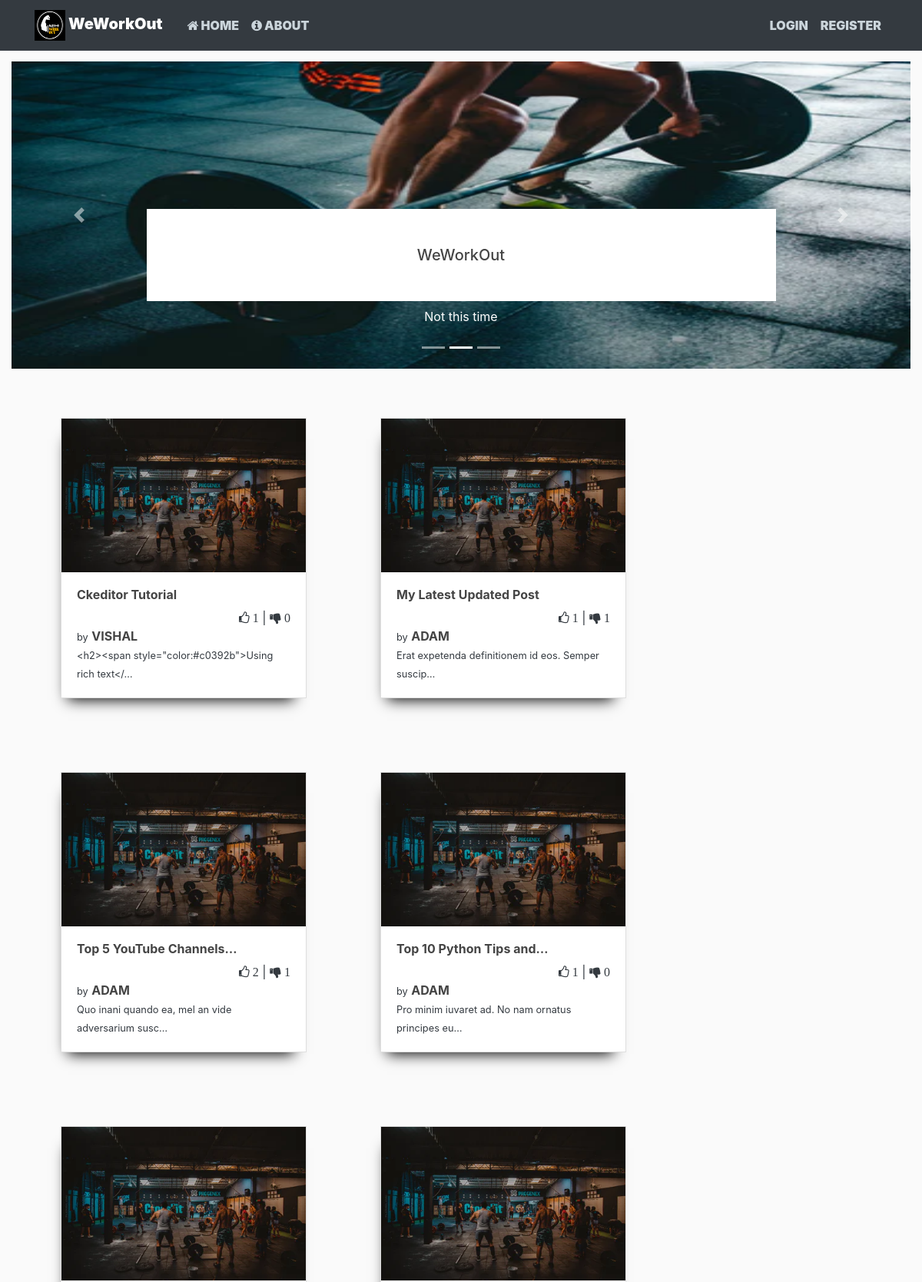
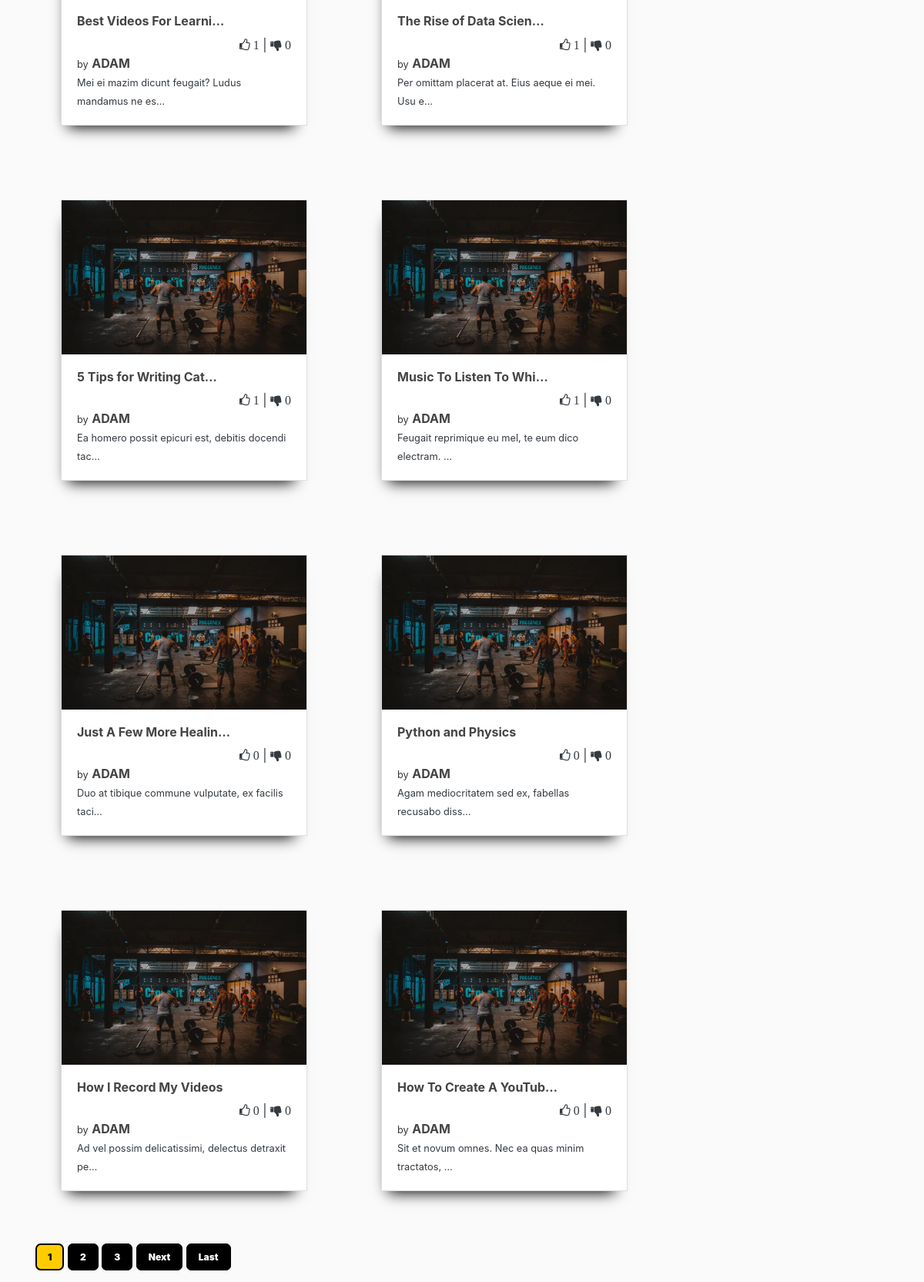
The page / (upper part) on the database its author committed (2 pictures, top to bottom).
### blog/models.py (models this page shows, shortened)
class Post(models.Model):
	author = models.ForeignKey(User, on_delete=models.CASCADE)
	title = models.CharField(max_length=100)
	content = RichTextField()
	date_posted = models.DateTimeField(default=timezone.now)
	last_edit = models.DateTimeField(auto_now=True)
	likes = models.IntegerField(default=0)
	dislikes = models.IntegerField(default=0)

### blog/views.py (the view)
# urls.py: path('', PostListView.as_view(), name='blog-home'),
class PostListView(ListView):
    model = Post
    template_name = 'blog/home.html'  # <app>/<model>_<viewtype>.html
    context_object_name = 'posts'
    ordering = ['-date_posted']
    paginate_by = 12

### blog/templates/blog/home.html (shortened to what this page needs)
{% extends "blog/base.html" %}
{% load static %}
{% block content %}
<div class="container-fluid mx-3">
	<div class="row">
    {% for post in posts %}
      <div class="card m-5 rounded-0 card_shadow "
        style="width: 20rem; ">
        <img style="height:200px" src="{% static 'blog/carousel_img/3.webp' %}" class="card-img-top rounded-0" alt="...">
        <div class="card-body">
          <h6><b><a class="article-title" href="{% url 'post-detail' post.id %}">
            {{ post.title | truncatechars:23 }}
          </a></b></h6>
          <div style="text-align:right;">
            <i class="fa fa-thumbs-o-up"> {{post.likes}} </i> |
            <i class="fa fa-thumbs-down"> {{post.dislikes}} </i>
          </div>
          <small>by</small>
          <b><a class="article-title" href="{% url 'user-posts' post.author.username %}">
            {{ post.author|upper }}
          </a></b>
          <br>
          <small class="card-text" style="font:8;">
            {{ post.content | truncatechars:50}}
          </small>
        </div>
      </div>
    {% endfor %}
   	</div>
    <div class="my-4">
    {% if is_paginated %}
      {% for num in page_obj.paginator.page_range %}
        {% if page_obj.number == num %}
          <a class="btn_all btn_pagi_outline nounderline mb-4" href="?page={{ num }}">{{ num }}</a>
        {% elif num > page_obj.number|add:'-3' and num < page_obj.number|add:'3' %}
          <a class="btn_all btn_pagi nounderline mb-4" href="?page={{ num }}">{{ num }}</a>
        {% endif %}
      {% endfor %}
      {% if page_obj.has_next %}
        <a class="btn_all btn_pagi nounderline mb-4" href="?page={{ page_obj.next_page_number }}">Next</a>
        <a class="btn_all btn_pagi nounderline mb-4" href="?page={{ page_obj.paginator.num_pages }}">Last</a>
      {% endif %}
    {% endif %}
    </div>
</div>
{% endblock content %}

### blog/static/blog/main.css (style rules this page uses)
body { background: #fafafa; color: #333333; margin-top: 5rem; }
h1, h2, h3, h4, h5, h6 { color: #444444; }
.article-title { color: #444444; }
a.nounderline { text-decoration: none; }
.btn_all { padding:8px 14px; font-weight: 900; border-radius: 7px; font-size: 12px; transition-duration : 0.5s; }
.btn_pagi { color : white; background-color: black; border: 2px solid black; }
.btn_pagi_outline { color : black; background-color: #ffcc00; border: 2px solid black; }
.card_shadow { -webkit-box-shadow: -4px 15px 18px -13px rgba(0,0,0,1); -moz-box-shadow: -4px 15px 18px -13px rgba(0,0,0,1); box-shadow: -4px 15px 18px -13px rgba(0,0,0,1); }

### rows shown on the page
Post: title "Ckeditor Tutorial", likes "1", dislikes "0", author "VISHAL", content "<h2><span style=\"color:#c0392b\">Using rich text</…"
Post: title "My Latest Updated Post", likes "1", dislikes "1", author "ADAM", content "Erat expetenda definitionem id eos. Semper suscip…"
Post: title "Top 5 YouTube Channels…", likes "2", dislikes "1", author "ADAM", content "Quo inani quando ea, mel an vide adversarium susc…"
Post: title "Top 10 Python Tips and…", likes "1", dislikes "0", author "ADAM", content "Pro minim iuvaret ad. No nam ornatus principes eu…"
Post: title "Best Videos For Learni…", likes "1", dislikes "0", author "ADAM", content "Mei ei mazim dicunt feugait? Ludus mandamus ne es…"
Post: title "The Rise of Data Scien…", likes "1", dislikes "0", author "ADAM", content "Per omittam placerat at. Eius aeque ei mei. Usu e…"
Post: title "5 Tips for Writing Cat…", likes "1", dislikes "0", author "ADAM", content "Ea homero possit epicuri est, debitis docendi tac…"
Post: title "Music To Listen To Whi…", likes "1", dislikes "0", author "ADAM", content "Feugait reprimique eu mel, te eum dico electram. …"
Post: title "Just A Few More Healin…", likes "0", dislikes "0", author "ADAM", content "Duo at tibique commune vulputate, ex facilis taci…"
Post: title "Python and Physics", likes "0", dislikes "0", author "ADAM", content "Agam mediocritatem sed ex, fabellas recusabo diss…"
Post: title "How I Record My Videos", likes "0", dislikes "0", author "ADAM", content "Ad vel possim delicatissimi, delectus detraxit pe…"
Post: title "How To Create A YouTub…", likes "0", dislikes "0", author "ADAM", content "Sit et novum omnes. Nec ea quas minim tractatos, …"

### other values the page prints
{{ "Home"|upper }} "HOME"
{{ "About"|upper }} "ABOUT"
{{ "Login"|upper }} "LOGIN"
{{ "Register"|upper }} "REGISTER"
{{ num }} "1"
{{ num }} "2" "3"
